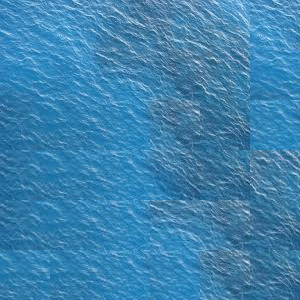

The image is a tile-based game level rendered from a .tmx file. Its description and source (layers, tilesets, objects; grid data summarised) follow:
An orthogonal 6x6 tile map with 50x50 px tiles, 1 tile layer (Texture).

<map version="1.0" orientation="orthogonal" width="6" height="6" tilewidth="50" tileheight="50">
 <tileset firstgid="1" name="Ocean" tilewidth="50" tileheight="50">
  <image source="waves.jpg" trans="ffffff" width="259" height="194" />
 </tileset>
 <layer name="Texture" width="6" height="6">
  <data>[36 cells, 36 non-empty, 15 distinct tile ids]</data>
 </layer>
</map>